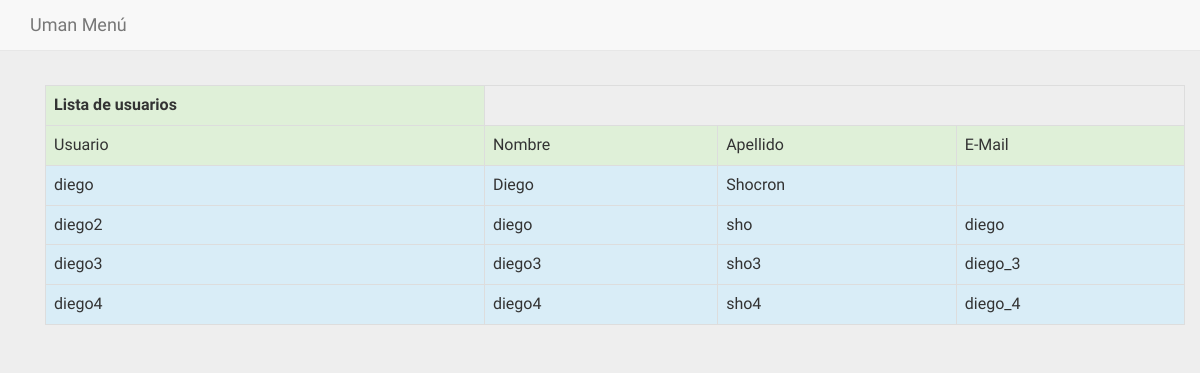
/admin2017/ConsultaUser.php (signed in), run on the app's committed database.
### tables this page shows
CREATE TABLE `personas` (
  `id` int(11) NOT NULL,
  `usuario` text NOT NULL,
  `password` text NOT NULL,
  `id_tipo_usuario` int(1) NOT NULL,
  `nombre` text NOT NULL,
  `apellido` text NOT NULL,
  `email` varchar(500) NOT NULL,
  `curso` varchar(50) NOT NULL
);

### admin2017/ConsultaUser.php (the view, shortened to what this page needs)
<?php
      include_once("../conexion.php");
      if($_SESSION['id_tipo_usuario']==1)
      {
  ?>
<html>
	<head>
    <link href="../css/bootstrap.min.css" rel="stylesheet">
    <link href="../css/signin.css" rel="stylesheet">
    <link href="../css/indexEst.css" rel="stylesheet">
    <link href="../css/navbar-fixed-top.css" rel="stylesheet">
	</head>
	<body>
<nav class="navbar navbar-default navbar-fixed-top">
      <div class="container">
        <div class="navbar-header">
          <a class="navbar-brand" href="index.php">Uman Menú</a>
        </div>
    </nav>
<div class="container">
<?php
$Cant_por_Pag = 20;
$pagina = isset ( $_GET['pagina']) ? $_GET['pagina'] : null ;
if (!$pagina) {
$inicio = 0;
}
else {
$inicio = ($pagina - 1) * $Cant_por_Pag;
}
$vSql = "SELECT * FROM personas where id_tipo_usuario=2 limit $inicio,$Cant_por_Pag";
$vResultado = mysqli_query($con, $vSql) or die (mysqli_error($con));
?>
<table style= "margin-left: 15px; margin-top: 15px;" class="table-bordered table" border=1>
        <tr class="success">
          <td><b>Lista de usuarios</b></td>
        </tr>
<?php
if ($row = mysqli_fetch_array($vResultado)){  ?>
    <tr class="success">
    <td>Usuario</td>
    <td>Nombre</td>
    <td>Apellido</td>
    <td>E-Mail</td>
    </tr>
    <?php
do { ?>
     <tr class="info">
     <td>  <?php echo ($row["usuario"]); ?>   </td>
     <td>  <?php echo ($row["nombre"]); ?>    </td>
     <td>  <?php echo ($row["apellido"]); ?>  </td>
     <td>  <?php echo ($row["email"]); ?>     </td>
     </tr>
   <?php
   ;}
while ($row = mysqli_fetch_array($vResultado)) ;
    ?> </table>
<?php
} else {
echo "¡ No se ha encontrado ningún registro !";
}
?>
</body>
</html>
<?php }
     else
      {
         echo("Usted no tiene permiso para entrar a esta área");
      }
    ?>

### css/signin.css (style rules this page uses)
body { padding-top: 40px; padding-bottom: 40px; background-color: #eee; }

### css/indexEst.css (style rules this page uses)
body { font-family: 'Indie Flower', cursive; }

### css/navbar-fixed-top.css (style rules this page uses)
body { min-height: 2000px; padding-top: 70px; }

### data on the page
personas: usuario "diego", nombre "Diego", apellido "Shocron"
personas: usuario "diego2", nombre "diego", apellido "sho", email "diego"
personas: usuario "diego3", nombre "diego3", apellido "sho3", email "diego_3"
personas: usuario "diego4", nombre "diego4", apellido "sho4", email "diego_4"
